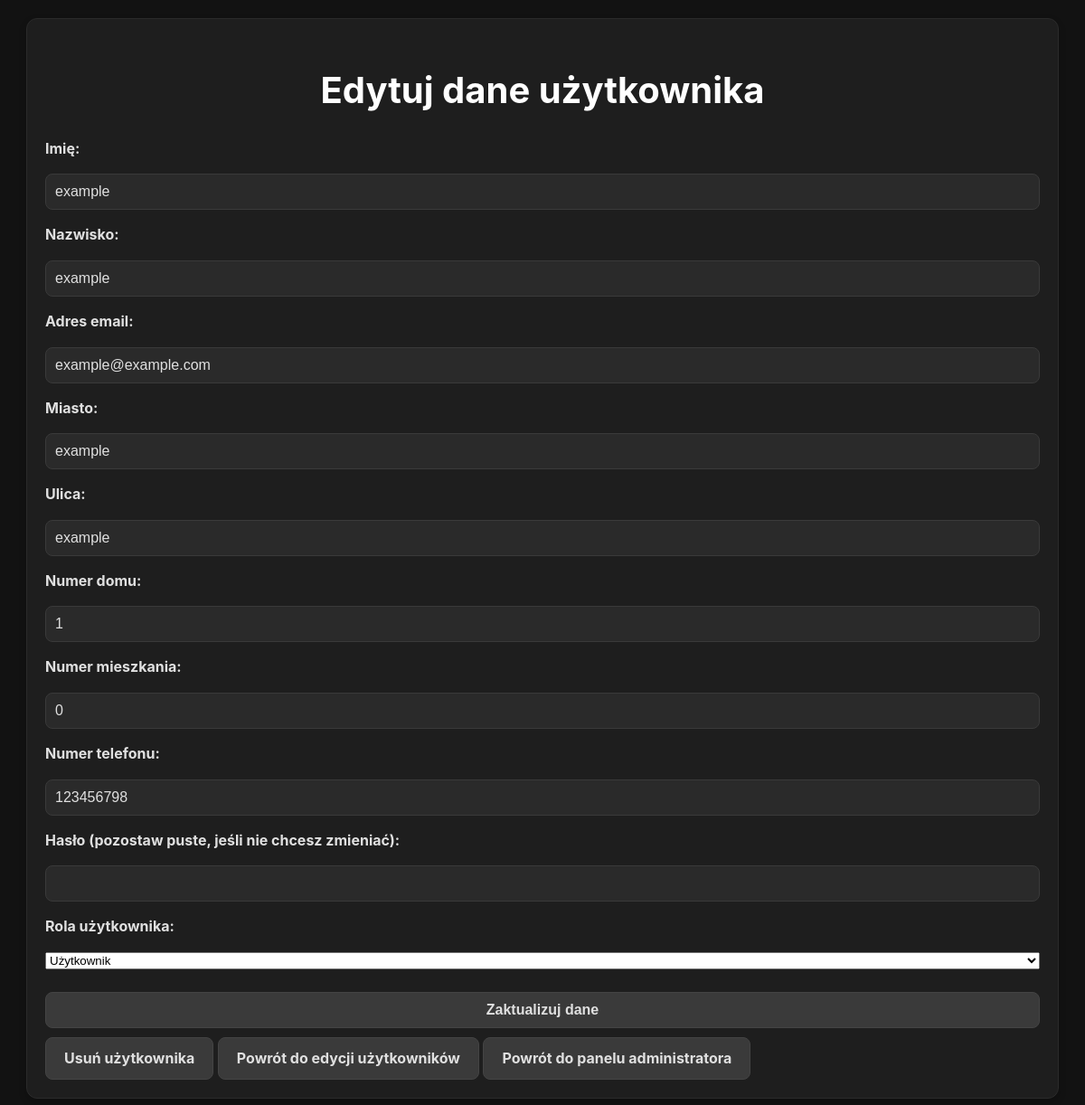
Page /admin_edit_user_form.php?id_user=3 (signed in) on the committed database.
### tables this page shows
CREATE TABLE `uzytkownicy` (
  `id_user` int(11) NOT NULL,
  `login` varchar(255) DEFAULT NULL,
  `haslo` varchar(255) DEFAULT NULL,
  `email` varchar(255) DEFAULT NULL,
  `imie` varchar(255) DEFAULT NULL,
  `nazwisko` varchar(255) DEFAULT NULL,
  `miasto` varchar(255) DEFAULT NULL,
  `ulica` varchar(255) DEFAULT NULL,
  `nr_domu` int(11) DEFAULT NULL,
  `nr_mieszkania` int(11) DEFAULT NULL,
  `nr_telefonu` varchar(255) DEFAULT NULL,
  `id_uprawnienia` int(11) DEFAULT NULL
);

CREATE TABLE `uprawnienia` (
  `id_uprawnienia` int(11) NOT NULL,
  `nazwa_uprawnienia` varchar(255) DEFAULT NULL
);

### admin_edit_user_form.php (the view, shortened to what this page needs)
<?php
include 'config.php';
$id_user = $_GET['id_user'];
$stmt = $pdo->prepare("SELECT * FROM uzytkownicy WHERE id_user = ?");
$stmt->execute([$id_user]);
$user = $stmt->fetch();
$stmt_roles = $pdo->query("SELECT id_uprawnienia, nazwa_uprawnienia FROM uprawnienia");
$roles = $stmt_roles->fetchAll(PDO::FETCH_ASSOC);
?>
<!DOCTYPE html>
<html lang="pl">
<head>
    <link rel="stylesheet" href="style.css">
</head>
<body>
    <div class="container">
        <h1>Edytuj dane użytkownika</h1>
        <form method="POST">
            <label for="imie">Imię:</label>
            <input type="text" id="imie" name="imie" value="<?= htmlspecialchars($user['imie']) ?>" required>
            <label for="nazwisko">Nazwisko:</label>
            <input type="text" id="nazwisko" name="nazwisko" value="<?= htmlspecialchars($user['nazwisko']) ?>" required>
            <label for="email">Adres email:</label>
            <input type="email" id="email" name="email" value="<?= htmlspecialchars($user['email']) ?>" required>
            <label for="miasto">Miasto:</label>
            <input type="text" id="miasto" name="miasto" value="<?= htmlspecialchars($user['miasto']) ?>" required>
            <label for="ulica">Ulica:</label>
            <input type="text" id="ulica" name="ulica" value="<?= htmlspecialchars($user['ulica']) ?>" required>
            <label for="nr_domu">Numer domu:</label>
            <input type="number" id="nr_domu" name="nr_domu" value="<?= htmlspecialchars($user['nr_domu']) ?>" required>
            <label for="nr_mieszkania">Numer mieszkania:</label>
            <input type="number" id="nr_mieszkania" name="nr_mieszkania" value="<?= htmlspecialchars($user['nr_mieszkania']) ?>">
            <label for="nr_telefonu">Numer telefonu:</label>
            <input type="text" id="nr_telefonu" name="nr_telefonu" value="<?= htmlspecialchars($user['nr_telefonu']) ?>" required>
            <label for="haslo">Hasło (pozostaw puste, jeśli nie chcesz zmieniać):</label>
            <input type="password" id="haslo" name="haslo">
            <label for="id_uprawnienia">Rola użytkownika:</label>
            <select id="id_uprawnienia" name="id_uprawnienia" required>
                <?php foreach ($roles as $role): ?>
                    <option value="<?= $role['id_uprawnienia'] ?>" <?= $user['id_uprawnienia'] == $role['id_uprawnienia'] ? 'selected' : '' ?>><?= htmlspecialchars($role['nazwa_uprawnienia']) ?></option>
                <?php endforeach; ?>
            </select>
            <button type="submit" class="button">Zaktualizuj dane</button>
        </form>
        <a href="admin_delete_user.php?id_user=<?= $user['id_user'] ?>" class="button" onclick="return confirm('Czy na pewno chcesz usunąć tego użytkownika?');">Usuń użytkownika</a>
        <a href="admin_edit_user.php" class="button">Powrót do edycji użytkowników</a>
        <a href="admin_panel.php" class="button">Powrót do panelu administratora</a>
    </div>
</body>
</html>

### style.css (style rules this page uses)
body { font-family: 'Inter', sans-serif; background: #121212; color: #e0e0e0; margin: 0; padding: 0; line-height: 1.6; }
.container { max-width: 1100px; margin: 20px auto; padding: 20px; background: #1e1e1e; border: 1px solid #2a2a2a; border-radius: 12px; box-shadow: 0 4px 8px rgba(0, 0, 0, 0.2); }
h1, h2, h3 { color: #ffffff; font-weight: 700; margin-bottom: 20px; text-align: center; }
h1 { font-size: 2.5rem; }
.button { display: inline-block; padding: 10px 20px; background: #3a3a3a; color: #e0e0e0; font-size: 1rem; font-weight: bold; text-decoration: none; border-radius: 8px; border: 1px solid #444; margin-top: 10px; transition: background 0.3s ease, transform 0.2s ease; }
form { display: flex; flex-direction: column; gap: 15px; margin-top: 20px; }
form label { font-weight: bold; color: #e0e0e0; }
form input { padding: 10px; font-size: 1rem; border: 1px solid #3a3a3a; background: #2a2a2a; color: #e0e0e0; border-radius: 8px; width: 100%; box-sizing: border-box; transition: border-color 0.3s ease, box-shadow 0.3s ease; }
form button { padding: 10px 20px; background: #3a3a3a; color: #e0e0e0; font-size: 1rem; font-weight: bold; border-radius: 8px; border: 1px solid #444; cursor: pointer; transition: background 0.3s ease, transform 0.2s ease; }

### rows in the picture
uzytkownicy: imie "example", nazwisko "example", email "example@example.com", miasto "example", ulica "example", nr_domu "1", nr_mieszkania "0", nr_telefonu "123456798", id_uprawnienia "Użytkownik"
